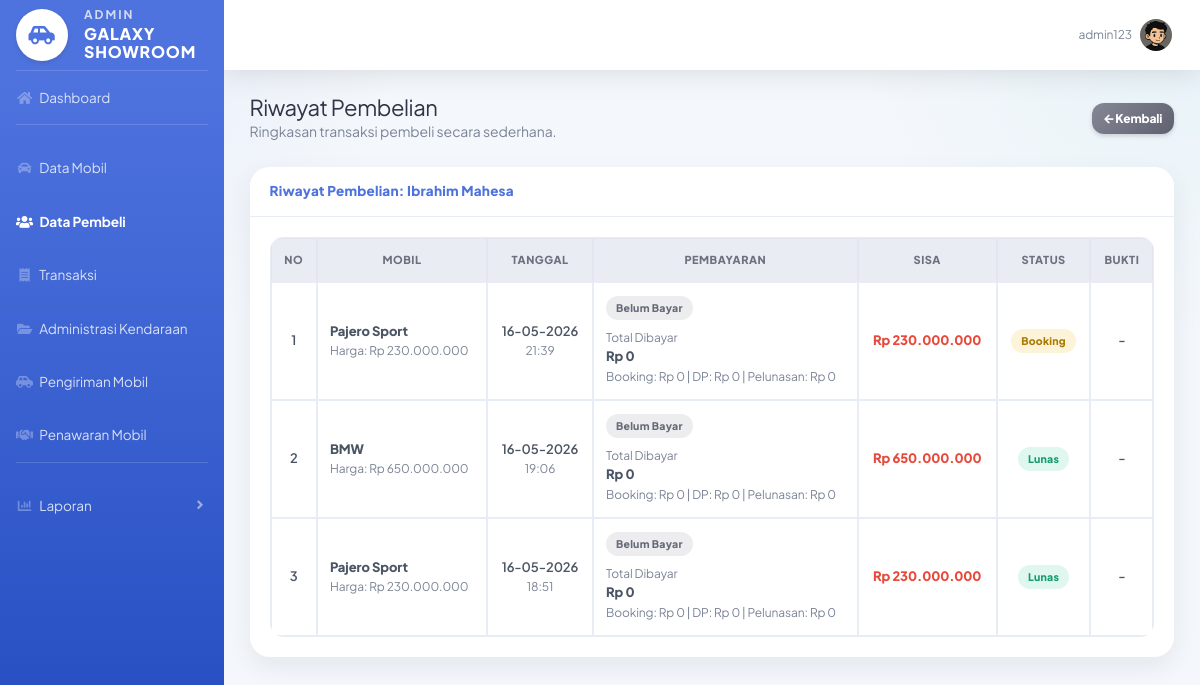
Page /admin/riwayat_pembelian.php?id=8 (signed in) on the earlier database version.
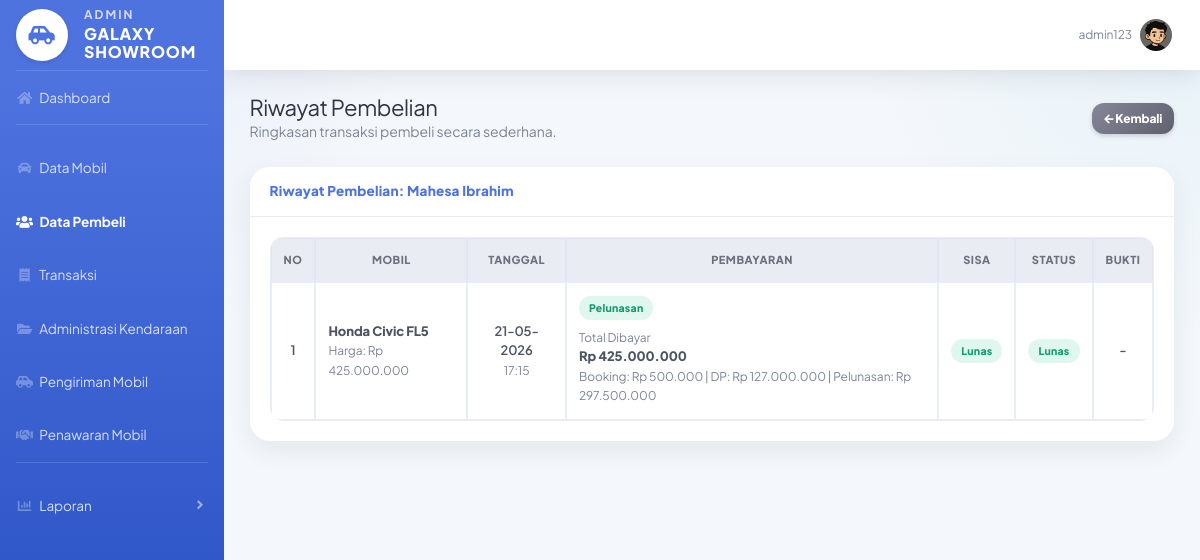
Same page on the later database version.
### tables this page shows
CREATE TABLE `pembeli` (
  `id_pembeli` int(11) NOT NULL,
  `id_user` int(11) DEFAULT NULL,
  `nama` varchar(100) DEFAULT NULL,
  `alamat` text DEFAULT NULL,
  `no_hp` varchar(15) DEFAULT NULL,
  `foto` varchar(255) DEFAULT NULL
);

CREATE TABLE `pemesanan` (
  `id_pemesanan` int(11) NOT NULL,
  `id_pembeli` int(11) DEFAULT NULL,
  `id_mobil` int(11) DEFAULT NULL,
  `tanggal_pesan` datetime DEFAULT NULL,
  `total_harga` decimal(15,2) DEFAULT NULL,
  `status` enum('booking','dp','lunas','batal') DEFAULT 'booking',
  `deadline_dp` date DEFAULT NULL,
  `foto_ktp` varchar(255) DEFAULT NULL
);

CREATE TABLE `mobil` (
  `id_mobil` int(11) NOT NULL,
  `id_penjual` int(11) DEFAULT NULL,
  `nama_mobil` varchar(100) DEFAULT NULL,
  `harga` decimal(15,2) DEFAULT NULL,
  `stok` int(11) DEFAULT NULL,
  `status` enum('tersedia','dipesan','terjual') DEFAULT NULL,
  `deskripsi` text NOT NULL,
  `tahun` year(4) NOT NULL,
  `foto` varchar(255) NOT NULL
);

### admin/riwayat_pembelian.php (the view, shortened to what the changed rows need)
<?php
include "../config/koneksi.php";
$id = $_GET['id'] ?? null;
$id = mysqli_real_escape_string($koneksi, $id);
$pembeli = mysqli_query($koneksi, "SELECT * FROM pembeli WHERE id_pembeli='$id'");
$dataPembeli = mysqli_fetch_assoc($pembeli);
$query = mysqli_query($koneksi,
"SELECT
    p.id_pemesanan,
    p.tanggal_pesan,
    p.status AS status_pemesanan,
    p.deadline_dp,
    m.nama_mobil,
    m.harga,
    SUM(CASE WHEN py.jenis_pembayaran = 'booking' THEN py.jumlah ELSE 0 END) AS booking,
    SUM(CASE WHEN py.jenis_pembayaran = 'dp' THEN py.jumlah ELSE 0 END) AS dp,
    SUM(CASE WHEN py.jenis_pembayaran = 'pelunasan' THEN py.jumlah ELSE 0 END) AS pelunasan,
    MAX(py.bukti_pembayaran) AS bukti_pembayaran
FROM pemesanan p
JOIN mobil m ON p.id_mobil = m.id_mobil
LEFT JOIN pembayaran py ON p.id_pemesanan = py.id_pemesanan
WHERE p.id_pembeli='$id'
GROUP BY p.id_pemesanan
ORDER BY p.id_pemesanan DESC");
function rupiah($angka){
    return "Rp " . number_format((float)$angka, 0, ',', '.');
}
function badgeStatus($status){
    if($status == "lunas") return "success";
    if($status == "booking") return "warning";
    return "secondary";
}
?>
<!DOCTYPE html>
<html lang="id">
<head>
    <link href="../assets/vendor/fontawesome-free/css/all.min.css" rel="stylesheet">
    <link href="../assets/css/sb-admin-2.min.css" rel="stylesheet">
    <link href="../assets/css/admin.css" rel="stylesheet">
</head>
<body id="page-top">
<div id="wrapper">
    <div id="content-wrapper" class="d-flex flex-column">
        <div id="content">
            <div class="container-fluid">
                <div class="d-sm-flex align-items-center justify-content-between mb-4">
                    <div>
                        <h1 class="h3 mb-0 text-gray-800">Riwayat Pembelian</h1>
                    </div>
                </div>
                <div class="card shadow mb-4">
                    <div class="card-header py-3">
                        <h6 class="m-0 font-weight-bold text-primary">
                            Riwayat Pembelian: <?= htmlspecialchars($dataPembeli['nama']); ?>
                        </h6>
                    </div>
                    <div class="card-body">
                        <?php if(mysqli_num_rows($query) > 0){ ?>
                        <div class="table-responsive">
                            <table class="table table-bordered table-hover" width="100%" cellspacing="0">
                                <thead class="thead-light text-center">
                                    <tr>
                                        <th>No</th>
                                        <th>Mobil</th>
                                        <th>Tanggal</th>
                                        <th>Pembayaran</th>
                                        <th>Sisa</th>
                                        <th>Status</th>
                                        <th>Bukti</th>
                                    </tr>
                                </thead>
                                <tbody>
                                    <?php
                                    $no = 1;
                                    while($row = mysqli_fetch_assoc($query)){
                                        $hargaMobil = (float)$row['harga'];
                                        $booking = (float)$row['booking'];
                                        $dp = (float)$row['dp'];
                                        $pelunasan = (float)$row['pelunasan'];
                                        $totalDibayar = $booking + $dp + $pelunasan;
                                        $sisa = $hargaMobil - $totalDibayar;
                                        if($pelunasan > 0){
                                            $tahap = "Pelunasan";
                                            $badgeTahap = "success";
                                        } elseif($dp > 0){
                                            $tahap = "DP 30%";
                                            $badgeTahap = "info";
                                        } elseif($booking > 0){
                                            $tahap = "Booking";
                                            $badgeTahap = "warning";
                                        } else {
                                            $tahap = "Belum Bayar";
                                            $badgeTahap = "secondary";
                                        }
                                    ?>
                                    <tr>
                                        <td class="text-center"><?= $no++; ?></td>
                                        <td>
                                            <strong><?= htmlspecialchars($row['nama_mobil']); ?></strong>
                                            <br>
                                            <small class="text-muted">
                                                Harga: <?= rupiah($hargaMobil); ?>
                                            </small>
                                        </td>
                                        <td class="text-center">
                                            <?= date('d-m-Y', strtotime($row['tanggal_pesan'])); ?>
                                            <br>
                                            <small class="text-muted">
                                                <?= date('H:i', strtotime($row['tanggal_pesan'])); ?>
                                            </small>
                                        </td>
                                        <td>
                                            <span class="badge badge-<?= $badgeTahap; ?> mb-2">
                                                <?= $tahap; ?>
                                            </span>
                                            <br>
                                            <small class="text-muted">Total Dibayar</small>
                                            <br>
                                            <strong><?= rupiah($totalDibayar); ?></strong>
                                            <br>
                                            <small class="text-muted">
                                                Booking: <?= rupiah($booking); ?> |
                                                DP: <?= rupiah($dp); ?> |
                                                Pelunasan: <?= rupiah($pelunasan); ?>
                                            </small>
                                        </td>
                                        <td class="text-center">
                                            <?php if($sisa <= 0){ ?>
                                                <span class="badge badge-success">Lunas</span>
                                            <?php } else { ?>
                                                <strong class="text-danger"><?= rupiah($sisa); ?></strong>
                                            <?php } ?>
                                        </td>
                                        <td class="text-center">
                                            <span class="badge badge-<?= badgeStatus($row['status_pemesanan']); ?>">
                                                <?= ucfirst($row['status_pemesanan']); ?>
                                            </span>
                                        </td>
                                        <td class="text-center">
                                            <?php if(!empty($row['bukti_pembayaran']) && $row['bukti_pembayaran'] != "-"){ ?>
                                                <a href="../uploads/<?= htmlspecialchars($row['bukti_pembayaran']); ?>"
                                                   target="_blank"
                                                   class="btn btn-sm btn-primary">
                                                    <i class="fas fa-eye"></i>
                                                </a>
                                            <?php } else { ?>
                                                -
                                            <?php } ?>
                                        </td>
                                    </tr>
                                    <?php } ?>
                                </tbody>
                            </table>
                        </div>
                        <?php } ?>
                    </div>
                </div>
            </div>
        </div>
    </div>
</div>
</body>
</html>

Differences in the rows shown:
removed pemesanan: id_mobil.nama_mobil "Pajero Sport", id_mobil.harga "Rp 230.000.000", tanggal_pesan "16-05-2026", tanggal_pesan "21:39", tahap "Belum Bayar", totalDibayar "Rp 0", booking "Rp 0", dp "Rp 0", pelunasan "Rp 0", sisa "Rp 230.000.000", status "Booking"
removed pemesanan: id_mobil.nama_mobil "BMW", id_mobil.harga "Rp 650.000.000", tanggal_pesan "16-05-2026", tanggal_pesan "19:06", tahap "Belum Bayar", totalDibayar "Rp 0", booking "Rp 0", dp "Rp 0", pelunasan "Rp 0", sisa "Rp 650.000.000", status "Lunas"
removed pemesanan: id_mobil.nama_mobil "Pajero Sport", id_mobil.harga "Rp 230.000.000", tanggal_pesan "16-05-2026", tanggal_pesan "18:51", tahap "Belum Bayar", totalDibayar "Rp 0", booking "Rp 0", dp "Rp 0", pelunasan "Rp 0", sisa "Rp 230.000.000", status "Lunas"
changed pembeli: nama "Ibrahim Mahesa" → "Mahesa Ibrahim"
added pemesanan: id_mobil.nama_mobil "Honda Civic FL5", id_mobil.harga "Rp 425.000.000", tanggal_pesan "21-05-2026", tanggal_pesan "17:15", tahap "Pelunasan", totalDibayar "Rp 425.000.000", booking "Rp 500.000", dp "Rp 127.000.000", pelunasan "Rp 297.500.000", shows "Lunas", status "Lunas"
